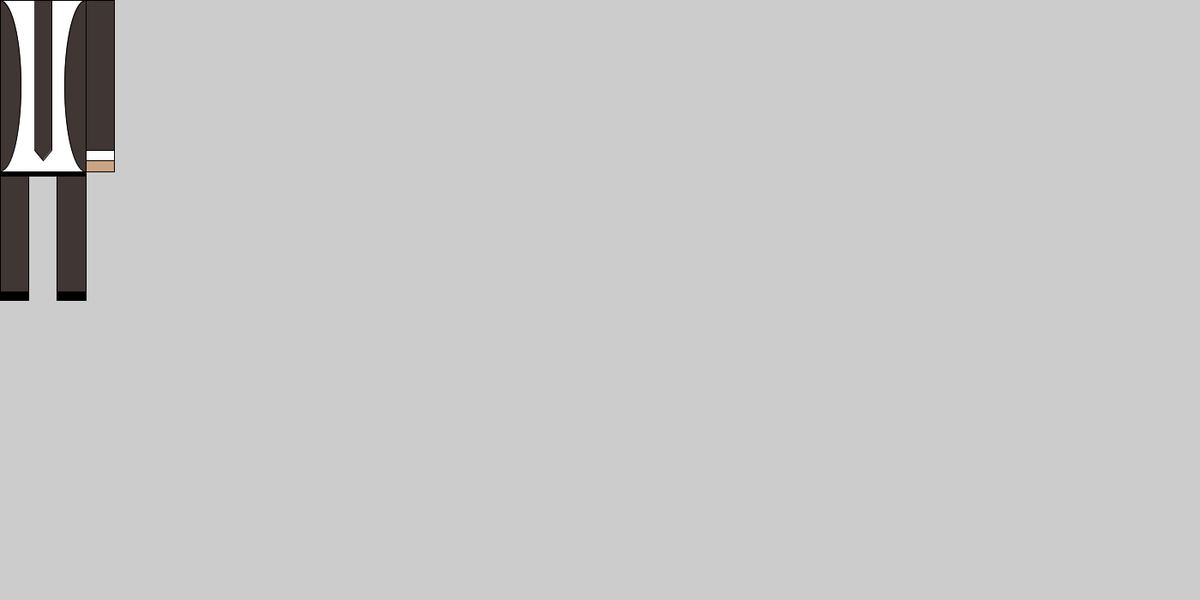
Frame 1 (no input)
Frame 60 (the mouse pressed at the canvas centre just before this capture): identical to frame 1, image omitted
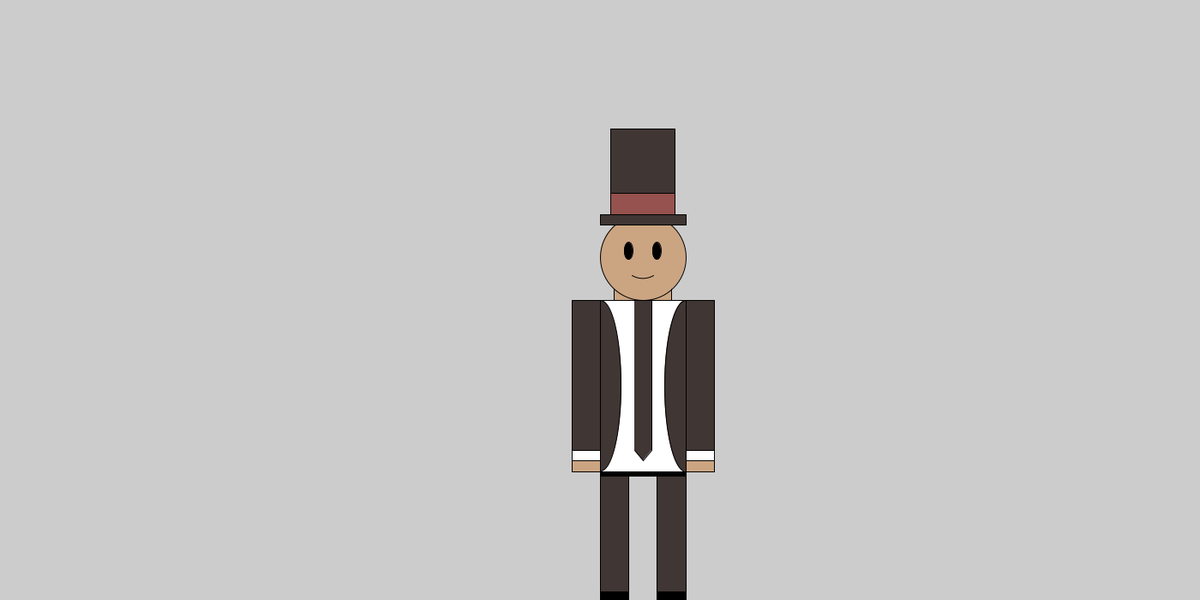
Frame 120 (the mouse held since frame 60 and released just before this capture)

The Processing sketch that drew these frames (run headless with seeded random() and noise(); from frame 60 on, the mouse is pressed at the canvas centre):

// Processing sketch: Animated_Man
// ── Animated_Man.pde
//Setup
void setup() {
  size(1400,700);
}
int w = 100;
int h = 200;
void draw() {
  background(204,204,204);
  int x = mouseX;
  int y = mouseY;
  //Shirt
  fill(255,255,255);
  rect(x,y,w,h);
  //Jacket
  fill(64,54,52);
  arc(x,y+h/2,w/2,h,radians(270),radians(450));
  arc(x+w,y+h/2,w/2,h,radians(90),radians(270));
  //Tie
  beginShape();
  vertex(x+w*2/5,y);
  vertex(x+w*3/5,y);
  vertex(x+w*3/5,y+h*7/8);
  vertex(x+w/2,y+h*15/16);
  vertex(x+w*2/5,y+h*7/8);
  endShape();
  //Legs
  quad(x,y+h+(h/40),x+w/3,y+h+(h/40),x+w/3,y+h+h*3/4,x,y+h+h*3/4);
  quad(x+w,y+h+(h/40),x+w*2/3,y+h+(h/40),x+w*2/3,y+h+h*3/4,x+w,y+h+h*3/4);
  //Belt
  fill(0,0,0);
  quad(x,y+h,x+w,y+h,x+w,y+h+(h/40),x,y+h+(h/40));
  //Jacket Arms
  fill(64,54,52);
  quad(x,y,x-w/3,y,x-w/3,y+h,x,y+h);
  quad(x+w,y,x+w+w/3,y,x+w+w/3,y+h,x+w,y+h);
  //Shirt Arm
  fill(255,255,255);
  quad(x,y+h*7/8,x-w/3,y+h*7/8,x-w/3,y+h,x,y+h);
  quad(x+w,y+h*7/8,x+w+w/3,y+h*7/8,x+w+w/3,y+h,x+w,y+h);
  //Hands
  fill(203,165,130);
  quad(x,y+h*15/16,x-w/3,y+h*15/16,x-w/3,y+h,x,y+h);
  quad(x+w,y+h*15/16,x+w+w/3,y+h*15/16,x+w+w/3,y+h,x+w,y+h);
  //Shoes
  fill(0,0,0);
  quad(x,y+h+h*3/4,x,y+h+h*7/10,x+w/3,y+h+h*7/10,x+w/3,y+h+h*3/4);
  quad(x+w,y+h+h*3/4,x+w-w/3,y+h+h*3/4,x+w-w/3,y+h+h*7/10,x+w,y+h+h*7/10);
  //Neck
  fill(203,165,130);
  quad(x+w/6,y-h/4,x+w*5/6,y-h/4,x+w*5/6,y,x+w/6,y);
  //Head
  ellipse(x+w/2,y-h/4,w,h/2);
  //Eyes
  fill(0,0,0);
  ellipse(x+w/3,y-h/3.5,w/10,h/10);
  ellipse(x+w*2/3,y-h/3.5,w/10,h/10);
  //Smile
  noFill();
  arc(x+w/2,y-h/4,w/2,h/4,radians(60),radians(120));
  //Top Hat
  fill(64,54,52);
  rect(x,y-h/2,w,h/16);
  quad(x+w*1/8,y-h,x+w*7/8,y-h,x+w*7/8,y-h/2,x+w*1/8,y-h/2);
  fill(150,82,78);
  quad(x+w*1/8,y-h*10/16,x+w*7/8,y-h*10/16,x+w*7/8,y-h/2,x+w*1/8,y-h/2);
}
